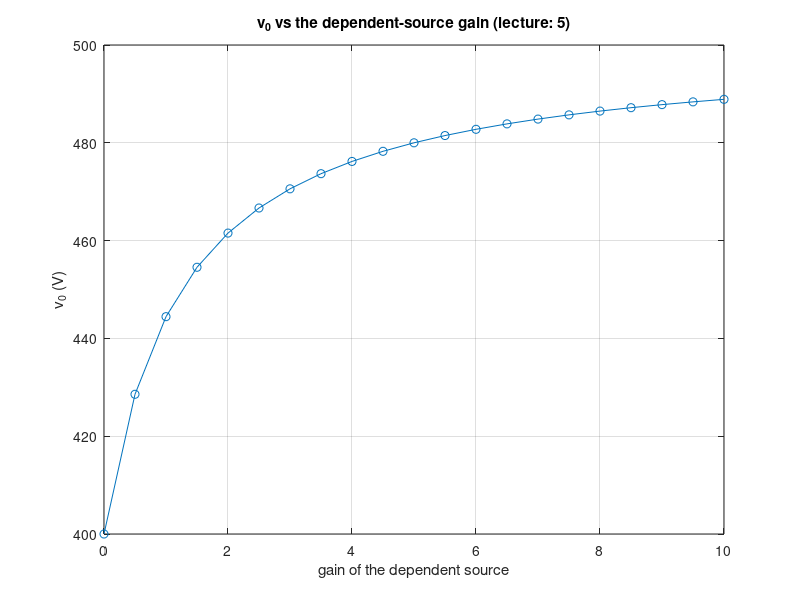

Write the MATLAB code that produced this figure.
% Circuits 1 — Circuits Containing Dependent Sources
%title: A Dependent Source in the Equations
%ar-title: المصدر التابع داخل المعادلات
%lesson: c1-elements-4
%course: circuits-1

%% The Fig. 2.22 example
%ar: المجهولان iΔ و i0. KVL يسار: 5 iΔ + 20 i0 = 500، و KCL عند b: i0 = iΔ + 5 iΔ أي 6 iΔ − i0 = 0. المصدر التابع يصير معاملًا في المصفوفة.
A = [5 20
     6 -1];
b = [500; 0];
x = A \ b; iD = x(1); i0 = x(2);
v0 = 20 * i0;
fprintf('iDelta = %g A, i0 = %g A, v0 = %g V\n', iD, i0, v0)
%check: abs(iD - 4) < 1e-12 && abs(i0 - 24) < 1e-12 && abs(v0 - 480) < 1e-9

%% Example 2.10 and its power balance
%ar: مثال 2.10: 10 = 6 is، و 3 is = (2 + 3) i0. ثم نتحقق أن قدرة المصدرين = قدرة المقاومات = 21.7 W.
is = 10 / 6; i0 = 3*is / 5; vo = 3 * i0;
Psrc = -(10*is) - (3*is)*i0;
Pres = is^2*6 + i0^2*2 + i0^2*3;
fprintf('is = %.3f A, i0 = %g A, vo = %g V\n', is, i0, vo)
fprintf('sources deliver %.2f W, resistors absorb %.2f W\n', -Psrc, Pres)
%check: abs(i0 - 1) < 1e-12 && abs(vo - 3) < 1e-12 && abs(Psrc + Pres) < 1e-9

%%! Project idea: sweep the gain of the dependent source
%ar: مشروع: نغيّر معامل المصدر التابع في مثال الشكل 2.22 (5 في المثال) ونرسم v0: كلما زاد الكسب زاد تيار 20 Ω.
g = 0:0.5:10; vv = zeros(size(g));
for k = 1:numel(g)
    s = [5 20; 1+g(k) -1] \ [500; 0]; vv(k) = 20*s(2);
end
plot(g, vv, '-o'); grid on; xlabel('gain of the dependent source'); ylabel('v_0 (V)'); title('v_0 vs the dependent-source gain (lecture: 5)')
fprintf('gain 5 -> v0 = %g V\n', vv(g == 5))
%check: abs(vv(g == 5) - 480) < 1e-9
